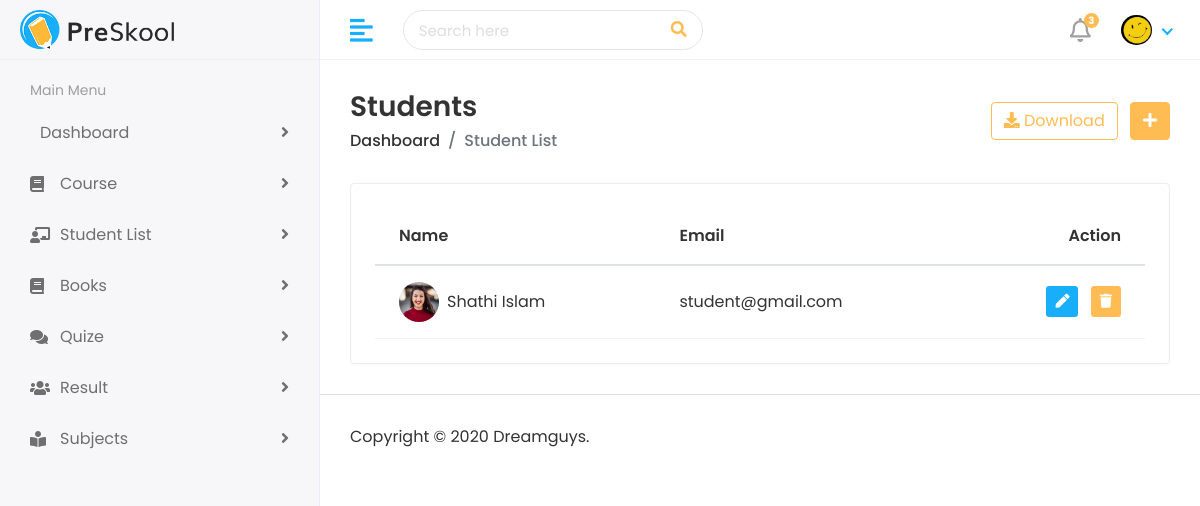
Page /student-list/ (signed in) on the committed database.
### Accounts/models.py (models this page shows, shortened)
class User(AbstractBaseUser, PermissionsMixin):
    email         = models.EmailField(unique=True, null=False)
    password      = models.CharField(max_length=120)
    first_name    = models.CharField(max_length=165, null=True, blank=True)
    last_name      = models.CharField(max_length=165, null=True, blank=True)
    profile_pic   = models.ImageField(upload_to='profile_pic', null=True, blank=True)
    user_rol = (
        ('admin','Admin'),
        ('teacher','Teacher'),
        ('student','Student'),
    )
    user_type = models.CharField(
        max_length=20,
        choices=user_rol,
        )
    is_staff = models.BooleanField(
        gettext_lazy("staff status"),
        default=False,
        help_text = gettext_lazy("Designet whether this user can Login this site")
    )
    is_active = models.BooleanField(
        gettext_lazy("Active"),
        default=True,
        help_text = gettext_lazy("designates Whether this user should be creates as active. unselect this instad of deleting accounts")
    )
    USERNAME_FIELD = 'email'
    objects = MyUserManager()

### HOD_Dashbord/views.py (the view)
# urls.py: path('student-list/', views.Student_list, name='student_list'),
@login_required()
def Student_list(request):
    user = request.user
    if user.user_type == 'admin' or user.user_type == 'teacher':
        student = User.objects.filter(user_type='student')
        return render(request, 'Dashbord/student_list.html', context={'student':student})
    return redirect('error')

### templates/Dashbord/student_list.html (shortened to what this page needs)
{% extends "Dashbord/base.html" %}
{% load static %}
{% block body %}
<div class="page-wrapper">
    <div class="content container-fluid">
        <div class="page-header">
            <div class="row align-items-center">
                <div class="col">
                    <h3 class="page-title">Students</h3>
                    <ul class="breadcrumb">
                        <li class="breadcrumb-item"><a
                                href="index.html">Dashboard</a></li>
                        <li class="breadcrumb-item active">Student List</li>
                    </ul>
                </div>
                <div class="col-auto text-right float-right
                    ml-auto">
                    <a href="#" class="btn btn-outline-primary
                        mr-2"><i class="fas fa-download"></i>
                        Download</a>
                    <a href="add-teacher.html" class="btn
                        btn-primary"><i class="fas fa-plus"></i></a>
                </div>
            </div>
        </div>
        <div class="row">
            <div class="col-sm-12">
                <div class="card card-table">
                    <div class="card-body">
                        <div class="table-responsive">
                            <table class="table table-hover
                                table-center mb-0 datatable">
                                <thead>
                                    <tr>
                                        <th>Name</th>
                                        <th>Email</th>
                                        <th class="text-right">Action</th>
                                    </tr>
                                </thead>
                                <tbody>
                                    {% for i in student %}
                                    <tr>
                                        <td>
                                            <h2
                                                class="table-avatar">
                                                <a
                                                    href="teacher-details.html"
                                                    class="avatar
                                                    avatar-sm mr-2">
                                                    {% if i.profile_pic %}
                                                    <img
                                                        class="avatar-img
                                                        rounded-circle"
                                                        src="/media/{{i.profile_pic}}"
                                                        alt="User
                                                        Image">
                                                    {% endif %}
                                                    </a>
                                                <a
                                                    href="teacher-details.html">{{i.first_name}} {{i.last_name}}</a>
                                            </h2>
                                        </td>
                                        <td>{{i.email}}</td>
                                        <td class="text-right">
                                            <div class="actions">
                                                <a
                                                    href=""
                                                    class="btn
                                                    btn-sm
                                                    bg-success-light
                                                    mr-2">
                                                    <i class="fas
                                                        fa-pen"></i>
                                                </a>
                                                <a href=""
                                                    class="btn
                                                    btn-sm
                                                    bg-danger-light">
                                                    <i class="fas
                                                        fa-trash"></i>
                                                </a>
                                            </div>
                                        </td>
                                    </tr>
                                    {% endfor %}
                                </tbody>
                            </table>
                        </div>
                    </div>
                </div>
            </div>
        </div>
    </div>
    <footer>
        <p>Copyright © 2020 Dreamguys.</p>
    </footer>
</div>
{% endblock body %}

### templates/Dashbord/header.html (shortened to what this page needs)
{% load static %}
<div class="header">
    <div class="header-left">
       <a href="index.html" class="logo">
       <img src="{% static 'Dashbord/img/logo.png' %}" alt="Logo">
       </a>
    </div>
    <a href="javascript:void(0);" id="toggle_btn">
    <i class="fas fa-align-left"></i>
    </a>
    <div class="top-nav-search">
       <form>
          <input type="text" class="form-control" placeholder="Search here">
          <button class="btn" type="submit"><i class="fas fa-search"></i></button>
       </form>
    </div>
    <ul class="nav user-menu">
       <li class="nav-item dropdown noti-dropdown">
          <a href="#" class="dropdown-toggle nav-link" data-toggle="dropdown">
          <i class="far fa-bell"></i> <span class="badge badge-pill">3</span>
          </a>
       </li>
       <li class="nav-item dropdown has-arrow">
          <a href="#" class="dropdown-toggle nav-link" data-toggle="dropdown">
          <span class="user-img">
            {% if user.profile_pic %}
            <img src="\media\{{user.profile_pic}}" alt="User Image" width="31" class="avatar-img rounded-circle">
            {% else %}
            <img src="{% static 'demo_profile.jpg' %}" alt="User Image" width="31" class="avatar-img rounded-circle">
            {% endif %}</span>
          </a>
       </li>
    </ul>
 </div>

### rows in the picture
User: profile_pic (picture)
User: profile_pic (picture), first_name "Shathi", last_name "Islam", email "student@gmail.com"
